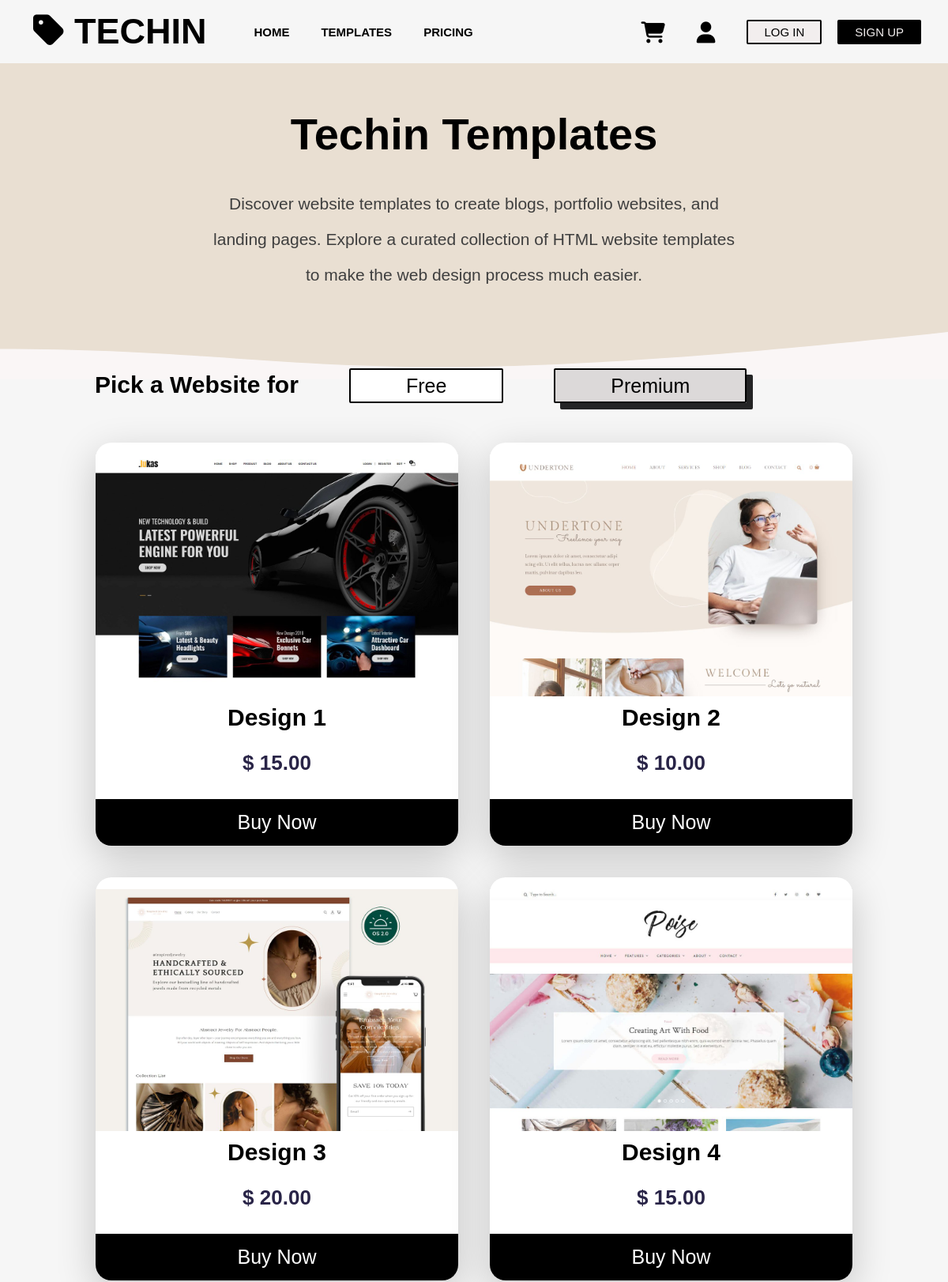
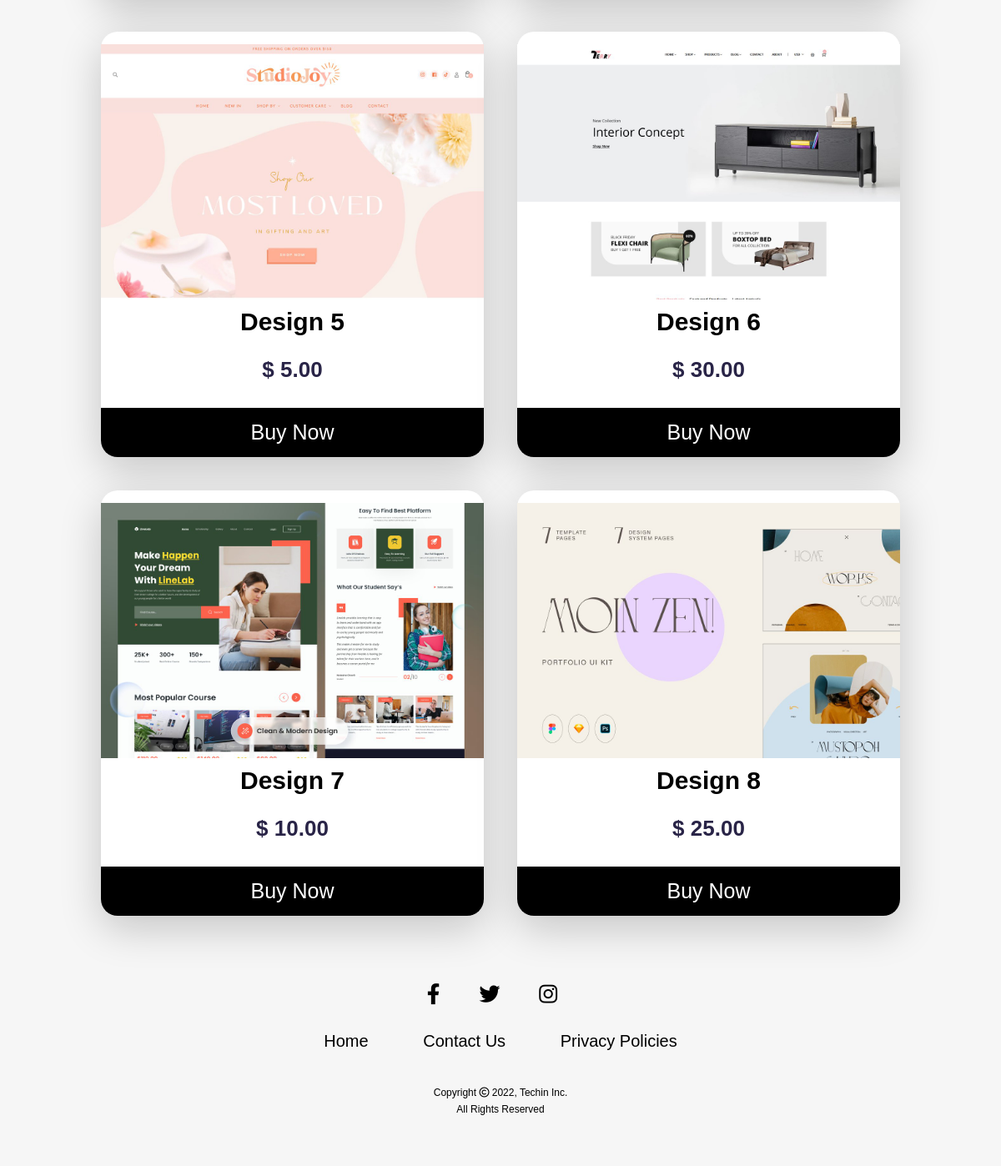
The page /template.php on the database its author committed (2 pictures, top to bottom).
### tables this page shows
CREATE TABLE `paidTemplate` (
  `designID` int(11) NOT NULL,
  `type` varchar(100) NOT NULL,
  `title` varchar(100) NOT NULL,
  `price` int(11) NOT NULL,
  `image` text NOT NULL,
  `image2` varchar(100) NOT NULL,
  `image3` varchar(100) NOT NULL,
  `des` text NOT NULL
);

### template.php (the view, shortened to what this page needs)
<?php
    include('connect.php');
?>
<!DOCTYPE html>
<html lang="en">
<head>
    <link rel="stylesheet" href="style.css" type="text/css">
    <link rel="stylesheet" href="https://cdnjs.cloudflare.com/ajax/libs/font-awesome/6.1.2/css/all.min.css" />
</head>
    <body >
        <div class="b">
            <div class="navbar">
                <div class="navbar-left">
                    <a href="home.html" class="brand-logo">
                        <div>
                            <i class="fa-solid fa-tag"></i> Techin
                        </div>
                    </a>
                    <a href="home.html" >
                        <div>Home</div>
                    </a>
                    <a href="template.php">
                        <div>Templates</div>
                    </a>
                    <a href="price.html">
                        <div>Pricing</div>
                    </a>
                </div>
                <div class="navbar-right">
                    <a href="cart.php">
                        <i  class="fas fa-light fa-cart-shopping"></i>
                    </a>
                    <a href="profile.php">
                        <i id="faws" class="fas fa-regular fa-user"></i>
                    </a>
                    <a href="login.php">
                        <div class="log-in">Log in</div>
                    </a>
                    <a href="signup.php">
                        <div class="sign-up">Sign up</div>
                    </a>
                </div>
            </div>
        <div class="temp" style="background-color:#e9dfd2 ; ">
            <div class="template-top">
                <h1>Techin Templates</h1> <br>
            </div>
            <div class="template-des">
                Discover website templates to create blogs, portfolio websites, and landing pages. Explore a curated collection of HTML website templates  to make the web design process much easier.<br><br>
            </div>
            <svg id="wave" style="background-color:#faf6f6; margin-top:-5px; " width="100%" height="70" viewbox="0 5 100 100" preserveAspectRatio="none">
                <path id="wavepath" d="M0,0  L110,0C35,150 35,50 0,50z" fill="#e9dfd2" />
            </svg>
        </div>
        <div class="radio">
            <label class="paw">Pick a Website for</label>
                <label for="free-btn" class="label-button" onclick="freechange()"  >Free</label>
                <label for="paid-btn" class="label-button" onclick="paidchange()" >Premium</label>
        </div>
        <div class="gallery" id="paid-gallery" >
            <?php
                $result =mysqli_query($connect, "SELECT * FROM paidTemplate");
                while($row = mysqli_fetch_array($result)){ ?>
            <div class="constent">
                <img src="<?php echo $row['image']?>" class="product" >
                <h3 class="h3-con">Design <?php echo $row['designID']?></h3>
                <h6>$ <?php echo $row['price']?>.00</h6>
                <a href="premium.php?id=<?php echo $row['designID']?>" >
                    <button class="btn">Buy Now</button>
                </a>
            </div>
            <?php  } ?>
        </div>
    </div>
        <section class="footer">
            <div class="social">
                <a href="https://www.facebook.com/profile.php?id=100061253912933" target="_blank"><i class="fab fa-facebook-f"></i></a>
                <a href="https://twitter.com/M_Ahmed_Anwer"target="_blank"><i class="fab fa-twitter"></i></a>
                <a href="https://www.instagram.com/m_ahmed.anwer/"target="_blank"><i class="fab fa-instagram"></i></a>
            </div>
            <ul class="list" style="font-size: 20px;">
                <li>
                    <a href="home.html">Home</a>
                </li>
                <li>
                    <a href="contact.html">Contact Us</a>
                </li>
                <li>
                    <a href="policy.html">Privacy Policies</a>
                </li>
            </ul><br><br>
            <p class="copyright" style="line-height:20px;">
                Copyright <i class="fa-regular fa-copyright"></i> 2022, Techin Inc. <br>
                All Rights Reserved
            </p><br>
        </section>
    </body>
</html>

### style.css (style rules this page uses)
* { margin: 0; box-sizing: border-box; }
body { background-color: #242424; padding: auto; width: 100%; height: 100%; background-color:rgb(255, 255, 255); }
a { color: black; background-color: transparent; text-decoration: none; }
.navbar { width: 100%; font-family: "Clarkson",Helvetica,sans-serif; height: 80px; font-size: 14px; display: flex; justify-content: space-between ; align-items: center; background-repeat: no-repeat; background-attachment: fixed; position: sticky; }
.brand-logo { padding-right: 20px ; color:black; font-size: 45px; }
.navbar-left { font-size: 15px; padding-left: 1%; display: flex; align-items: center ; text-transform: uppercase; align-items: left ; font-weight: 500; }
.navbar-left div { padding-left: 20px; transition: color .4s;; font-weight: 700; }
.navbar-right { padding-right:2% ; align-items: center ; display:flex; text-decoration: solid; align-items: top ; text-transform: uppercase; align-items: left ; font-weight: 500; font-size: 15px; }
#faws { margin-left: 20px; padding-right: 20px; font-size: 27px; color:black; }
.fas { font-size: 27px; }
.navbar-left > * , .navbar-right > * { align-items: top; margin: 10px; }
.sign-up , .log-in { align-items: flex; border-radius: 2px; border:2px solid rgb(0, 0, 0); padding: 5px 20px 5px 20px; transition: .3s; }
.log-in { color: black; background-color: rgb(242, 238, 238); }
.sign-up { color:rgb(242, 238, 238); background-color: black; }
.footer { width: 100%; left: 0; bottom: 0; padding: 40px 0; font-family: "Clarkson",Helvetica,sans-serif; font-weight: 400; background-color: rgb(246, 246, 246); background-size: 100%; background-repeat: no-repeat; background-attachment: fixed; bottom: 100; width: 100%; }
.footer .social { padding-top: 20px; font-size: 25px; letter-spacing: 20px; text-align: center; padding-bottom: 25px; color: rgb(36, 36, 36); }
.footer ul { line-height: 1.6; margin-bottom: 0; padding: 0; text-align: center; }
.footer ul li { display: inline-block; padding: 0 30px; }
.footer .copyright { color: black; text-align: center; font-size: 12px; }
.temp { height: 330px; padding-top: 50px; font-family: "Clarkson",Helvetica,sans-serif; text-align: center; line-height: 30px; }
.template-des { margin-top: 20px; margin-left: auto; margin-right: auto; width: 55%; color: #3f3f3f; line-height: 45px; font-size:21px ; }
.template-top { width: auto; padding-top: 25px; font-family: "Clarkson",Helvetica,sans-serif; font-size: 28px; font-weight: 500; }
.b { background-color:rgb(246, 246, 246) ; }
.paw { font-family: "Clarkson",Helvetica,sans-serif; font-size: 30px; font-weight: 600; margin-left: 10%; width: 400px; margin-top: auto; margin-bottom: auto; }
.radio { padding-top: 5%; height: 100%; border-radius: 2px ; }
.label-button { margin-left:5%; margin-top:auto; margin-bottom: auto; height: 50px; font-family: "Clarkson",Helvetica,sans-serif; font-size: 25px; border: 2px solid black; border-radius: 2px ; padding: 6px 70px ; color: rgb(0, 0, 0); background-color: rgb(255, 255, 255); cursor: pointer; transition: border .001s; }
.input-button:checked + .label-button { box-shadow: 8px 8px #242425; background-color:rgb(220, 217, 217) ; color: #000000; }
.h3-con { font-family: "Clarkson",Helvetica,sans-serif; text-align: center; font-size: 30px; margin: 0; padding-top: 10px; }
.constent { background-color: white; font-family: "Clarkson",Helvetica,sans-serif; width: 30%; margin: 20px; box-sizing: border-box; float: left; text-align: center; border-radius:20px 20px ; padding-top: 15px; transition: .4s; box-shadow: 0 15px 50px rgba(0,0,0,0.2); }
.gallery-free, .gallery { margin-left: auto; margin-right: auto; padding-top: 3%; height: 85%; display: flex; flex-wrap: wrap; width: 85%; justify-content: center; align-items: center; }
.product { height:100%; width: 100%; text-align: center; margin: 0 auto; display: block; }
.constent h6 { font-size: 26px; text-align: center; color: #292447; margin: 0; padding: 25px 0; }
.btn { text-align: center; font-size: 25px; color: #ffffff; background-color: #000000; width: 100%; padding: 15px; border: 0; outline: none; cursor: pointer; margin-top: 5px; border-bottom-left-radius: 20px; border-bottom-right-radius: 20px; transition: .4s; }
@media (max-width:1411px) { .constent { width: 28%; } }
@media (max-width:1300px) { .constent { width: 45%; } }

### rows shown on the page
paidtemplate: image (picture), designID "1", price "15"
paidtemplate: image (picture), designID "2", price "10"
paidtemplate: image (picture), designID "3", price "20"
paidtemplate: image (picture), designID "4", price "15"
paidtemplate: image (picture), designID "5", price "5"
paidtemplate: image (picture), designID "6", price "30"
paidtemplate: image (picture), designID "7", price "10"
paidtemplate: image (picture), designID "8", price "25"
